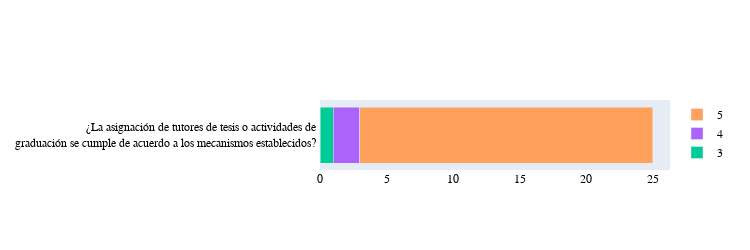
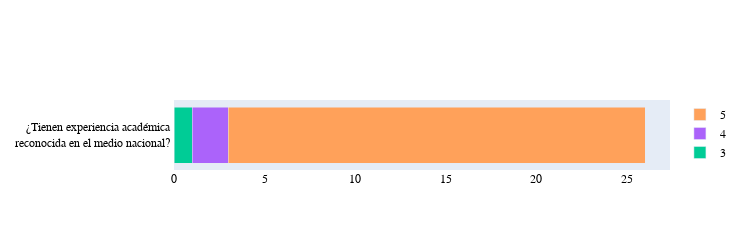
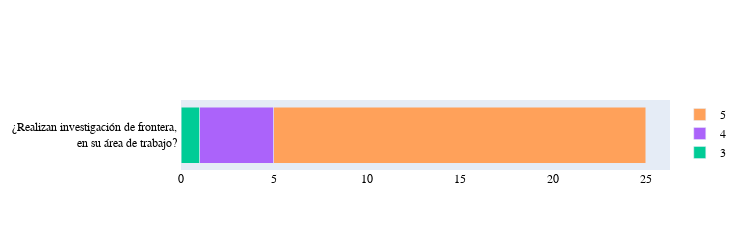
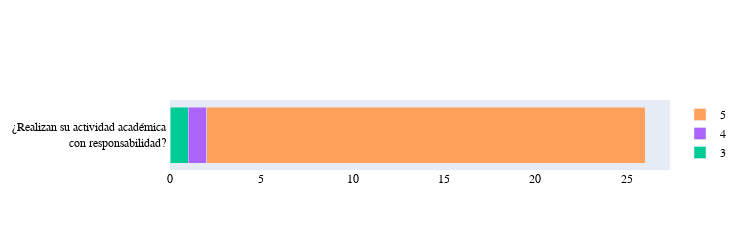

Notebook cell for these charts, in order:
### Markdown cell above
## Respuestas
Las opiniones se basaron en la siguiente escala:

Escala  | Opinión
:--- |:--- 
1  | Muy de desacuerdo
2  | En desacuerdo
3  | Ni acuerdo ni desacuerdo
4  | De acuerdo
5  | Muy de acuerdo
NA | No aplica/no sabe

### Code cell
path_file_sorted    = 'egresados_sorted.xlsx'
resp_num(path_file_sorted)

### Figure 1 — Plotly figure (JSON) as saved in the notebook; plotly's stock layout.template omitted (floating-point values rounded to 4 significant figures)
{"data": [{"name": "1", "orientation": "h", "type": "bar", "x": [], "y": ["¿La asignación de tutores de tesis o actividades de <br> graduación se cumple de acuerdo a los mecanismos establecidos? "]}, {"name": "2", "orientation": "h", "type": "bar", "x": [], "y": ["¿La asignación de tutores de tesis o actividades de <br> graduación se cumple de acuerdo a los mecanismos establecidos? "]}, {"name": "3", "orientation": "h", "type": "bar", "x": [1], "y": ["¿La asignación de tutores de tesis o actividades de <br> graduación se cumple de acuerdo a los mecanismos establecidos? "]}, {"name": "4", "orientation": "h", "type": "bar", "x": [2], "y": ["¿La asignación de tutores de tesis o actividades de <br> graduación se cumple de acuerdo a los mecanismos establecidos? "]}, {"name": "5", "orientation": "h", "type": "bar", "x": [22], "y": ["¿La asignación de tutores de tesis o actividades de <br> graduación se cumple de acuerdo a los mecanismos establecidos? "]}], "layout": {"barmode": "stack", "font": {"color": "black", "family": "Rockwell", "size": 12}, "height": 250, "legend": {"title": {"font": {"color": "green"}}}, "title": {"font": {"color": "black", "family": "Rockwell", "size": 14}, "text": ""}, "width": 750}}

### Figure 2 — Plotly figure (JSON) as saved in the notebook; plotly's stock layout.template omitted (floating-point values rounded to 4 significant figures)
{"data": [{"name": "1", "orientation": "h", "type": "bar", "x": [], "y": ["¿Tienen experiencia académica <br> reconocida en el medio nacional? "]}, {"name": "2", "orientation": "h", "type": "bar", "x": [], "y": ["¿Tienen experiencia académica <br> reconocida en el medio nacional? "]}, {"name": "3", "orientation": "h", "type": "bar", "x": [1], "y": ["¿Tienen experiencia académica <br> reconocida en el medio nacional? "]}, {"name": "4", "orientation": "h", "type": "bar", "x": [2], "y": ["¿Tienen experiencia académica <br> reconocida en el medio nacional? "]}, {"name": "5", "orientation": "h", "type": "bar", "x": [23], "y": ["¿Tienen experiencia académica <br> reconocida en el medio nacional? "]}], "layout": {"barmode": "stack", "font": {"color": "black", "family": "Rockwell", "size": 12}, "height": 250, "legend": {"font": {"color": "black", "family": "Rockwell", "size": 12}, "title": {"font": {"color": "green"}}}, "title": {"font": {"color": "black", "family": "Rockwell", "size": 14}, "text": ""}, "width": 750}}

### Figure 3 — Plotly figure (JSON) as saved in the notebook; plotly's stock layout.template omitted (floating-point values rounded to 4 significant figures)
{"data": [{"name": "1", "orientation": "h", "type": "bar", "x": [], "y": ["¿Realizan investigación de frontera, <br> en su área de trabajo? "]}, {"name": "2", "orientation": "h", "type": "bar", "x": [], "y": ["¿Realizan investigación de frontera, <br> en su área de trabajo? "]}, {"name": "3", "orientation": "h", "type": "bar", "x": [1], "y": ["¿Realizan investigación de frontera, <br> en su área de trabajo? "]}, {"name": "4", "orientation": "h", "type": "bar", "x": [4], "y": ["¿Realizan investigación de frontera, <br> en su área de trabajo? "]}, {"name": "5", "orientation": "h", "type": "bar", "x": [20], "y": ["¿Realizan investigación de frontera, <br> en su área de trabajo? "]}], "layout": {"barmode": "stack", "font": {"color": "black", "family": "Rockwell", "size": 12}, "height": 250, "legend": {"title": {"font": {"color": "green"}}}, "title": {"font": {"color": "black", "family": "Rockwell", "size": 14}, "text": ""}, "width": 750}}

### Figure 4 — Plotly figure (JSON) as saved in the notebook; plotly's stock layout.template omitted (floating-point values rounded to 4 significant figures)
{"data": [{"name": "1", "orientation": "h", "type": "bar", "x": [], "y": ["¿Realizan su actividad académica <br> con responsabilidad? "]}, {"name": "2", "orientation": "h", "type": "bar", "x": [], "y": ["¿Realizan su actividad académica <br> con responsabilidad? "]}, {"name": "3", "orientation": "h", "type": "bar", "x": [1], "y": ["¿Realizan su actividad académica <br> con responsabilidad? "]}, {"name": "4", "orientation": "h", "type": "bar", "x": [1], "y": ["¿Realizan su actividad académica <br> con responsabilidad? "]}, {"name": "5", "orientation": "h", "type": "bar", "x": [24], "y": ["¿Realizan su actividad académica <br> con responsabilidad? "]}], "layout": {"barmode": "stack", "font": {"color": "black", "family": "Rockwell", "size": 12}, "height": 250, "legend": {"title": {"font": {"color": "green"}}}, "title": {"font": {"color": "black", "family": "Rockwell", "size": 14}, "text": ""}, "width": 750}}
